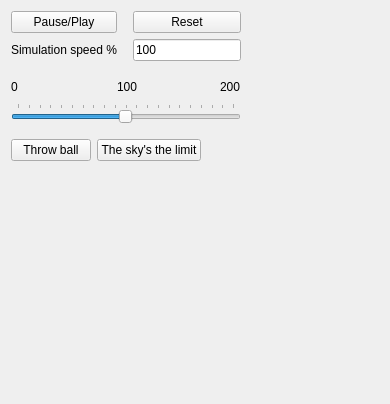
<?xml version="1.0" encoding="UTF-8"?>
<ui version="4.0">
 <class>GazeboInterface</class>
 <widget class="QWidget" name="GazeboInterface">
  <property name="geometry">
   <rect>
    <x>0</x>
    <y>0</y>
    <width>390</width>
    <height>404</height>
   </rect>
  </property>
  <property name="windowTitle">
   <string>Gazebo Controller</string>
  </property>
  <property name="styleSheet">
   <string notr="true"/>
  </property>
  <layout class="QHBoxLayout" name="horizontalLayout_3">
   <item>
    <layout class="QVBoxLayout" name="verticalLayout_2">
     <item>
      <layout class="QGridLayout" name="gridLayout">
       <item row="0" column="2">
        <widget class="QPushButton" name="pushButtonReset">
         <property name="text">
          <string>Reset</string>
         </property>
        </widget>
       </item>
       <item row="0" column="0">
        <widget class="QPushButton" name="pushButtonPausePlay">
         <property name="text">
          <string>Pause/Play</string>
         </property>
        </widget>
       </item>
       <item row="1" column="0">
        <widget class="QLabel" name="label_4">
         <property name="text">
          <string>Simulation speed %</string>
         </property>
        </widget>
       </item>
       <item row="1" column="2">
        <widget class="QLineEdit" name="lineEditSetSimTime">
         <property name="text">
          <string>100</string>
         </property>
        </widget>
       </item>
       <item row="1" column="1">
        <spacer name="horizontalSpacer_4">
         <property name="orientation">
          <enum>Qt::Horizontal</enum>
         </property>
         <property name="sizeType">
          <enum>QSizePolicy::Fixed</enum>
         </property>
         <property name="sizeHint" stdset="0">
          <size>
           <width>10</width>
           <height>10</height>
          </size>
         </property>
        </spacer>
       </item>
      </layout>
     </item>
     <item>
      <spacer name="verticalSpacer_2">
       <property name="orientation">
        <enum>Qt::Vertical</enum>
       </property>
       <property name="sizeType">
        <enum>QSizePolicy::Fixed</enum>
       </property>
       <property name="sizeHint" stdset="0">
        <size>
         <width>20</width>
         <height>10</height>
        </size>
       </property>
      </spacer>
     </item>
     <item>
      <layout class="QHBoxLayout" name="horizontalLayout">
       <item>
        <widget class="QLabel" name="label">
         <property name="text">
          <string>0     </string>
         </property>
        </widget>
       </item>
       <item>
        <spacer name="horizontalSpacer">
         <property name="orientation">
          <enum>Qt::Horizontal</enum>
         </property>
         <property name="sizeHint" stdset="0">
          <size>
           <width>40</width>
           <height>20</height>
          </size>
         </property>
        </spacer>
       </item>
       <item>
        <widget class="QLabel" name="label_2">
         <property name="text">
          <string>100</string>
         </property>
        </widget>
       </item>
       <item>
        <spacer name="horizontalSpacer_2">
         <property name="orientation">
          <enum>Qt::Horizontal</enum>
         </property>
         <property name="sizeHint" stdset="0">
          <size>
           <width>40</width>
           <height>20</height>
          </size>
         </property>
        </spacer>
       </item>
       <item>
        <widget class="QLabel" name="label_3">
         <property name="text">
          <string>200</string>
         </property>
        </widget>
       </item>
      </layout>
     </item>
     <item>
      <widget class="QSlider" name="sliderSimulationTimeRate">
       <property name="minimum">
        <number>1</number>
       </property>
       <property name="maximum">
        <number>2000</number>
       </property>
       <property name="sliderPosition">
        <number>1000</number>
       </property>
       <property name="orientation">
        <enum>Qt::Horizontal</enum>
       </property>
       <property name="tickPosition">
        <enum>QSlider::TicksAbove</enum>
       </property>
       <property name="tickInterval">
        <number>100</number>
       </property>
      </widget>
     </item>
     <item>
      <spacer name="verticalSpacer_3">
       <property name="orientation">
        <enum>Qt::Vertical</enum>
       </property>
       <property name="sizeType">
        <enum>QSizePolicy::Fixed</enum>
       </property>
       <property name="sizeHint" stdset="0">
        <size>
         <width>20</width>
         <height>10</height>
        </size>
       </property>
      </spacer>
     </item>
     <item>
      <layout class="QHBoxLayout" name="horizontalLayout_2">
       <item>
        <widget class="QPushButton" name="pushButtonThrowBall">
         <property name="text">
          <string>Throw ball</string>
         </property>
        </widget>
       </item>
       <item>
        <widget class="QPushButton" name="pushButtonSky">
         <property name="text">
          <string>The sky's the limit</string>
         </property>
        </widget>
       </item>
       <item>
        <spacer name="horizontalSpacer_3">
         <property name="orientation">
          <enum>Qt::Horizontal</enum>
         </property>
         <property name="sizeHint" stdset="0">
          <size>
           <width>40</width>
           <height>20</height>
          </size>
         </property>
        </spacer>
       </item>
      </layout>
     </item>
     <item>
      <spacer name="verticalSpacer">
       <property name="orientation">
        <enum>Qt::Vertical</enum>
       </property>
       <property name="sizeHint" stdset="0">
        <size>
         <width>20</width>
         <height>40</height>
        </size>
       </property>
      </spacer>
     </item>
    </layout>
   </item>
   <item>
    <spacer name="horizontalSpacer_5">
     <property name="orientation">
      <enum>Qt::Horizontal</enum>
     </property>
     <property name="sizeHint" stdset="0">
      <size>
       <width>40</width>
       <height>20</height>
      </size>
     </property>
    </spacer>
   </item>
  </layout>
 </widget>
 <layoutdefault spacing="6" margin="11"/>
 <resources/>
 <connections/>
</ui>
